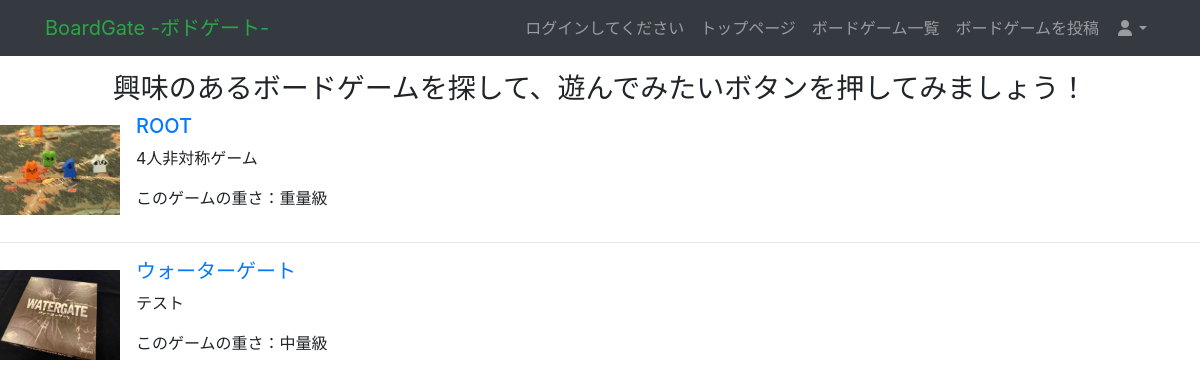
The page /list/ on the database as committed earlier.
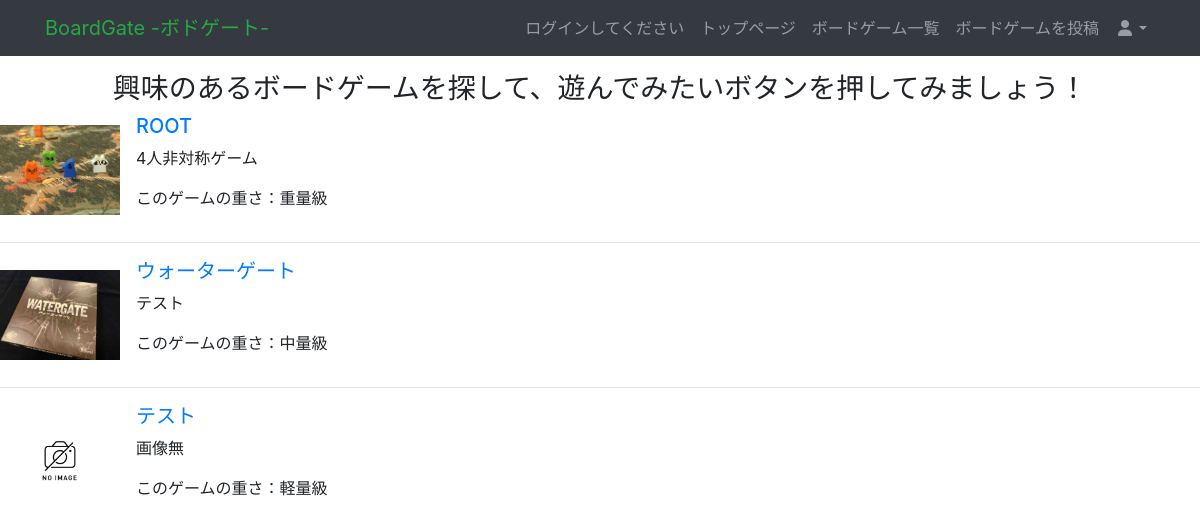
The same page on the database as committed later.
### bgame/models.py (models this page shows, shortened)
class Bgame(models.Model):
    title = models.CharField(verbose_name="タイトル", max_length=50)
    content = models.TextField(verbose_name="ゲーム概要")
    descrption = models.TextField(verbose_name="説明", blank=True, default="")
    weight = models.CharField(verbose_name="重さ", max_length=50, choices=WEIGHT, null=True, blank=True)
    want_play = models.ManyToManyField(User, through="WantPlay", through_fields=("bgame", "user"), related_name="wantplays")
    interest = models.ManyToManyField(User, through="Interest", through_fields=("bgame", "user"), related_name="interests")
    image = models.ImageField(verbose_name="画像", blank=True, null=True, default=None)
    min_play = models.IntegerField(verbose_name="最低プレイ人数", default=2)
    class Meta:
        verbose_name = "ボードゲーム"
        verbose_name_plural = "ボードゲーム"

### bgame/views.py (the view)
# urls.py: path('list/', ListView.as_view(), name='list'),
class ListView(ListView):
    template_name = 'bgame/list.html'
    model = Bgame
    def get_queryset(self):
        qs = Bgame.objects.all()
        keyword = self.request.GET.get("q")
        if keyword:
            qs = qs.filter(title__contains=keyword)
        return qs

### templates/bgame/list.html
{% extends 'base.html' %}
{% load static %}
{% block content %}
<div class="text-center mt-3">
    <h3>興味のあるボードゲームを探して、遊んでみたいボタンを押してみましょう！</h3>
</div>
{% for item in object_list %}
<div class="media">
    {% if item.image %}
        <img src="{{ item.image.url }}"
            class="align-self-center mr-3" alt="..." width="120">
    {% else %}
        <img src="{% static 'noimage.png' %}"
            class="align-self-center mr-3" alt="..." width="120">
    {% endif %}
    <div class="media-body">
        <h5 class="mt-0"><a href="{% url 'bgame:detail' item.pk %}">{{ item.title }}</a></h5>
        <p class="mt-0">{{ item.content }}</p>
        <p class="mt-0">このゲームの重さ：{{ item.weight }}</p>
    </div>
</div>
{% if not forloop.last %}
    <hr>
{% endif %}
{% endfor %}
{% endblock content %}

Rows that differ between the two databases and show on the page:
added Bgame: title "テスト", content "画像無", weight "軽量級"
